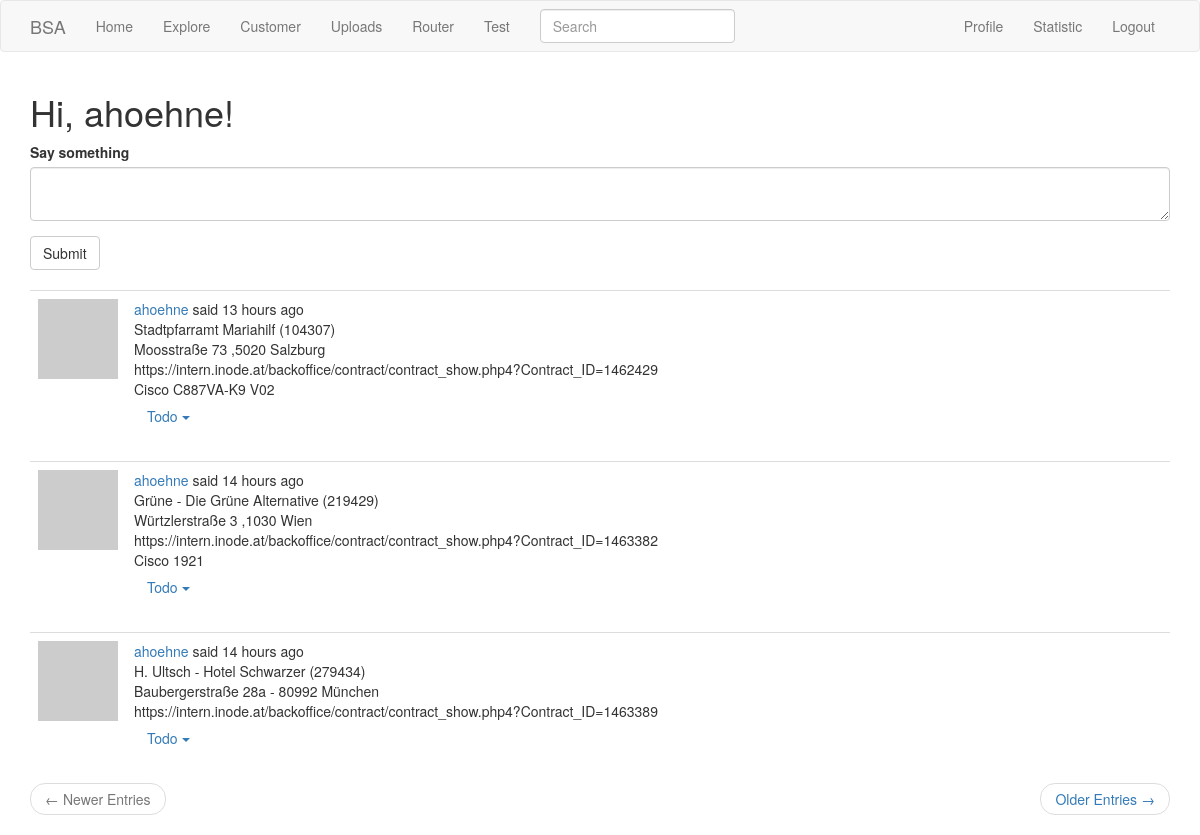
Page /router (signed in) on the committed database.
### app/models.py (models this page shows, shortened)
class User(UserMixin,db.Model):
    id = db.Column(db.Integer, primary_key=True)
    username = db.Column(db.String(64), index=True, unique=True)
    email = db.Column(db.String(120), index=True, unique=True)
    password_hash = db.Column(db.String(128))
    posts = db.relationship('Post', backref='author', lazy='dynamic')
    posts_r = db.relationship('Post_r', backref='author_r', lazy='dynamic')
    statistics = db.relationship('Statistic', backref='user_s', lazy='dynamic')
    about_me = db.Column(db.String(140))
    last_seen = db.Column(db.DateTime, default=datetime.utcnow)
    @login.user_loader
    def load_user(id):
        return User.query.get(int(id))
    followed = db.relationship(
        'User', secondary=followers,
        primaryjoin=(followers.c.follower_id == id),
        secondaryjoin=(followers.c.followed_id == id),
        backref=db.backref('followers', lazy='dynamic'), lazy='dynamic')
    def avatar(self, size):
        digest = md5(self.email.lower().encode('utf-8')).hexdigest()
        return 'https://www.gravatar.com/avatar/{}?d=identicon&s={}'.format(
            digest, size)

class Post_r(db.Model): # ,SearchableMixin needs to be added
    id = db.Column(db.Integer, primary_key=True)
    body = db.Column(db.String(400))
    timestamp = db.Column(db.DateTime, index=True, default=datetime.utcnow)
    user_id2 = db.Column(db.Integer, db.ForeignKey('user.id'))
    language = db.Column(db.String(5))

### app/main/routes.py (the view, shortened to what this page needs)
@bp.route('/router',methods=['GET', 'POST'])
@login_required
def router():
    form = Post_r_Form()
    page = request.args.get('page', 1, type=int)
    posts_r = Post_r.query.order_by(Post_r.timestamp.desc()).paginate(
        page, current_app.config['POSTS_PER_PAGE'], False)
    next_url = url_for('main.router', page=posts_r.next_num) \
        if posts_r.has_next else None
    prev_url = url_for('main.router', page=posts_r.prev_num) \
        if posts_r.has_prev else None
    return render_template('router.html', title=_('Router') ,posts_r=posts_r.items, next_url=next_url,
                           prev_url=prev_url, form=form)

### app/file/forms.py
class SearchForm(FlaskForm):
    q = StringField(_l('Search'), validators=[DataRequired()])
    def __init__(self, *args, **kwargs):
        if 'formdata' not in kwargs:
            kwargs['formdata'] = request.args
        if 'csrf_enabled' not in kwargs:
            kwargs['csrf_enabled'] = False
        super(SearchForm, self).__init__(*args, **kwargs)

### app/main/forms.py
class SearchForm(FlaskForm):
    q = StringField(_l('Search'), validators=[DataRequired()])
    def __init__(self, *args, **kwargs):
        if 'formdata' not in kwargs:
            kwargs['formdata'] = request.args
        if 'csrf_enabled' not in kwargs:
            kwargs['csrf_enabled'] = False
        super(SearchForm, self).__init__(*args, **kwargs)

### app/file/routes.py (called while the page is built)
@bp.before_app_request
def before_request():
    if current_user.is_authenticated:
        g.search_form = SearchForm()
    g.locale = str(get_locale())

### app/main/routes.py (called while the page is built)
@bp.before_request
def before_request():
    if current_user.is_authenticated:
        current_user.last_seen = datetime.utcnow()
        db.session.commit()
        g.search_form = SearchForm()
    g.locale = str(get_locale())

### app/models.py (called while the page is built)
    @classmethod
    def before_commit(cls, session):
        session._changes = {
            'add': list(session.new),
            'update': list(session.dirty),
            'delete': list(session.deleted)
        }

    @classmethod
    def after_commit(cls, session):
        for obj in session._changes['add']:
            if isinstance(obj, SearchableMixin):
                add_to_index(obj.__tablename__, obj)
        for obj in session._changes['update']:
            if isinstance(obj, SearchableMixin):
                add_to_index(obj.__tablename__, obj)
        for obj in session._changes['delete']:
            if isinstance(obj, SearchableMixin):
                remove_from_index(obj.__tablename__, obj)
        session._changes = None

### app/templates/router.html (shortened to what this page needs)
{% extends "base.html" %}
{% import 'bootstrap/wtf.html' as wtf %}
{% block app_content %}
<h1>{{ _('Hi, %(username)s!', username=current_user.username) }}</h1>
{% if form %}
{{ wtf.quick_form(form) }}
<br>
{% endif %}
{% for post_r in posts_r %}
    {% include '_post_r.html' %}
{% endfor %}
<nav aria-label="...">
    <ul class="pager">
        <li class="previous{% if not prev_url %} disabled{% endif %}">
            <a href="{{ prev_url or '#' }}">
                <span aria-hidden="true">&larr;</span> {{ _('Newer Entries') }}
            </a>
        </li>
        <li class="next{% if not next_url %} disabled{% endif %}">
            <a href="{{ next_url or '#' }}">
                {{ _('Older Entries') }} <span aria-hidden="true">&rarr;</span>
            </a>
        </li>
    </ul>
</nav>
{% endblock %}

### app/templates/base.html (shortened to what this page needs)
{% extends 'bootstrap/base.html' %}
{% block navbar %}
    <nav class="navbar navbar-default" >
        <div class="container" >
            <div class="navbar-header">
                <a class="navbar-brand" href="{{ url_for('main.index') }}">BSA</a>
            </div>
            <div class="collapse navbar-collapse" id="bs-example-navbar-collapse-1">
                <ul class="nav navbar-nav">
                    <li><a href="{{ url_for('main.index') }}">{{ _('Home') }}</a></li>
                    <li><a href="{{ url_for('main.explore') }}" >{{ _('Explore') }}</a></li>
                    <li><a href="{{ url_for('main.customers') }}">{{ _('Customer') }}</a></li>
                    <li><a href="{{ url_for('file.uploads') }}">{{ _('Uploads') }}</a></li>
                    <li><a href="{{ url_for('main.router') }}">{{ _('Router') }}</a></li>
                    <li><a href="{{ url_for('data.test') }}">{{ _('Test') }}</a></li>
                </ul>
                {% if g.search_form %}
                <form class="navbar-form navbar-left" method="get"
                        action="{{ url_for('main.search') }}">
                    <div class="form-group">
                        {{ g.search_form.q(size=20, class='form-control',
                            placeholder=g.search_form.q.label.text) }}
                    </div>
                </form>
                {% endif %}
                <ul class="nav navbar-nav navbar-right">
                    {% if current_user.is_anonymous %}
                    <li><a href="{{ url_for('auth.login') }}">{{ _('Login') }}</a></li>
                    {% else %}
                    <li><a href="{{ url_for('main.user', username=current_user.username) }}">{{ _('Profile') }}</a></li>
                    <li><a href="{{ url_for('data.statistics', username=current_user.username) }}">{{ _('Statistic') }}</a></li>
                    <li><a href="{{ url_for('auth.logout') }}">{{ _('Logout') }}</a></li>
                    {% endif %}
                </ul>
            </div>
        </div>
    </nav>
{% endblock %}
{% block content %}
    <div class="container">
        {% block app_content %}
        {% endblock %}
{% endblock %}

### app/templates/_post_r.html (shortened to what this page needs)
 <table class="table table-hover">
        <tr>
            <td width="70px">
                 <a href="{{ url_for('main.user', username=post_r.author_r.username) }}">
                    <img src="{{ post_r.author_r.avatar(70) }}" />
                </a>
            </td>
            <td>
                {{ _('%(username)s said %(when)s',
                    username=user_link, when=moment(post_r.timestamp).fromNow()) }}
                <br>
                <span id="post{{ post_r.id }}" style="white-space: pre;">{{ post_r.body }}</span>
                <div class="dropdown" id="dropdown{{post_r.id}}">
                  <button class="btn btn-link dropdown-toggle" type="button" data-toggle="dropdown" id="drop_button{{post_r.id}}">Todo
                  <span class="caret"></span></button>
                </div>
            </td>
        </tr>
</table>

### rows in the picture
Post_r: body "Stadtpfarramt Mariahilf (104307) Moosstraße 73 ,5020 Salzburg https://intern.inode.at/backoffice/contract/contract_show.php4?Contract_ID=1462429 Cisco C887VA-K9 V02"
Post_r: body "Grüne - Die Grüne Alternative (219429) Würtzlerstraße 3 ,1030 Wien https://intern.inode.at/backoffice/contract/contract_show.php4?Contract_ID=1463382 Cisco 1921"
Post_r: body "H. Ultsch - Hotel Schwarzer (279434) Baubergerstraße 28a - 80992 München https://intern.inode.at/backoffice/contract/contract_show.php4?Contract_ID=1463389"
